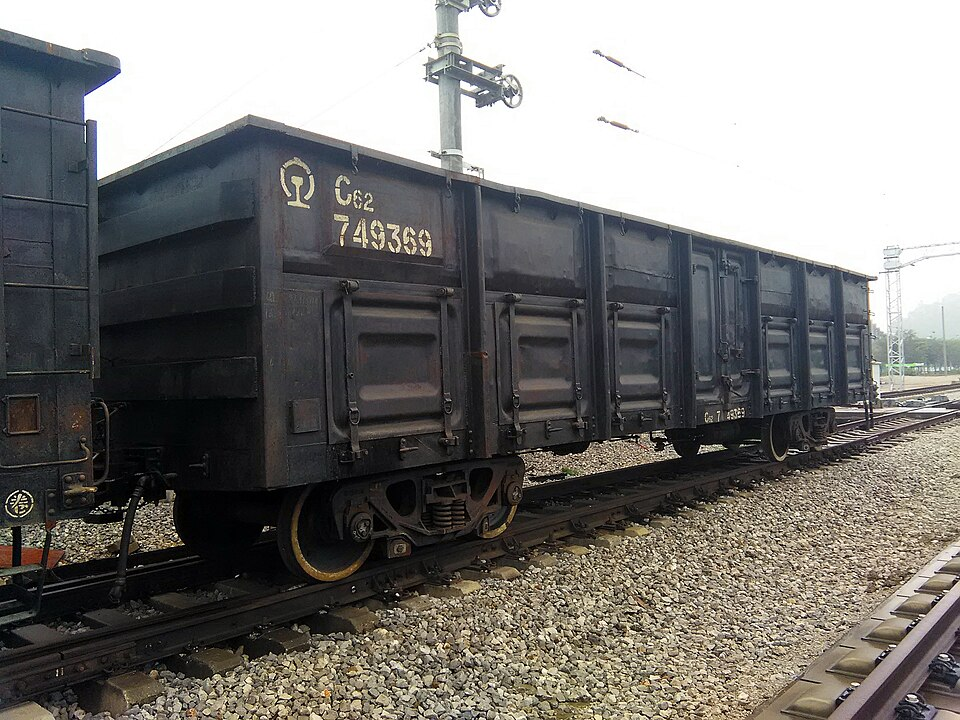
#> input picture vibeknow/china-rail-atlas/_dev/ref/freight-01-01.jpg, 960 x 720 px
$ python -i fetch_refs.py   (imports and definitions only)
#> lines starting #> are read from the running program, lines starting #| are printed output that depends on the picture
# -*- coding: utf-8 -*-
"""按条目从 Wikimedia Commons 抓参考照片，落盘到 _dev/ref/<id>-NN.jpg。

用法：
    python _dev/fetch_refs.py            # 增量（已存在的跳过）
    python _dev/fetch_refs.py --force    # 重下全部
    python _dev/fetch_refs.py --only loco-01,pax-04

产出：
    _dev/ref/<id>-01.jpg ...            参考照片
    _dev/ref/_meta.json                 每张的来源页 / 许可 / 作者 / 原标题
"""
import json, os, re, sys, time, html, argparse
import requests

# [1 line not run here, left out]

ROOT = os.path.dirname(os.path.dirname(os.path.abspath(__file__)))
REF_DIR = os.path.join(ROOT, "_dev", "ref")
META_PATH = os.path.join(REF_DIR, "_meta.json")

UA = "ChinaRailAtlas/1.0 (reference image collection for an educational rail atlas; contact via GitHub issue)"
API = "https://commons.wikimedia.org/w/api.php"
# [1 line that did not run here, left out]
# [1 line not run here, left out]

WANT = 3           # 每个条目目标张数
THUMB_W = 900      # 抓取宽度

# ---------------- 通用排除规则（对这些照片一概不要） ----------------
EXCLUDE_ANY = [
    "interior", "inside", "nameplate", "plate detail", "builder", "works plate",
    "logo", "emblem", "sign ", " sign", "signage", "poster", "diagram", "map",
    "ticket", "timetable", "chart", "graph", "logo of", "flag of",
    "driver", "cab view", "controller", "throttle", "cockpit", "console",
    "toilet", "lavatory", "washroom", "berth interior", "kitchen", "dining room",
    "seats on", "seat map", "seat plan", "air conditioning", "air conditioner",
    "bogie detail", "coupler", "buckeye", "pantograph detail", "roof detail",
    "wreck", "derail", "accident", "scrap", "scrapyard", "cutting up",
    "scale model", "model train", "toy", " miniature", "lego",
    "cartoon", "postcard", "stamp", "banknote", "coin", "cover of",
    "night view", "at night", "under construction", "construction site",
]
# 车站排除：只要站房外观，不要站台 / 候车厅 / 地铁
EXCLUDE_STATION = [
    "subway", "metro line", "metro station", "underground station",
    "plan of", "layout", "yard", "locomotive shed", "depot",
    "construction", "demolition",
]
SOFT_STATION = [  # 降权：尽量别用站台/室内视角当主参考
    "platform", "concourse", "waiting", "ticket", "interior", "hall", "inside",
]
PREFER_STATION = ["exterior", "facade", "facade", "front", "building", "station building", "main entrance"]

# ---------------- 逐条检索词 ----------------
# must: 标题里至少含其中一个关键词才算「命中主体」（大小写不敏感）
Q = {
    # 机车
    "loco-01": {"must": ["rocket of china", "longhao", "龙号"], "q": ["China Railways Longhao 龙号 locomotive", "Rocket of China locomotive 1881"]},
    "loco-02": {"must": ["jf", "解放", "jianfang"], "q": ["China Railways JF steam locomotive", "China Railways JF1 解放 locomotive"]},
    "loco-03": {"must": ["qj"], "q": ["China Railways QJ steam locomotive", "China Railways QJ locomotive"]},
    "loco-04": {"must": ["rm ", "rm-", "人民"], "q": ["China Railways RM steam locomotive", "China Railways RM class passenger steam locomotive"]},
    "loco-05": {"must": ["sy", "上游"], "q": ["China Railways SY steam locomotive", "China Railways SY locomotive shunter"]},
    "loco-06": {"must": ["df ", "dongfeng", "东风"], "q": ["China Railways DF diesel locomotive 东风", "China Railways Dongfeng diesel locomotive"]},
    "loco-07": {"must": ["df4", "df4b", "df4d"], "q": ["China Railways DF4B diesel locomotive", "China Railways DF4 diesel locomotive"]},
    "loco-08": {"must": ["df5"], "q": ["China Railways DF5 diesel locomotive", "China Railways DF5 shunting locomotive"]},
    "loco-09": {"must": ["df11"], "q": ["China Railways DF11 diesel locomotive", "China Railways DF11 passenger diesel"]},
    "loco-10": {"must": ["df8b", "df8"], "q": ["China Railways DF8B diesel locomotive", "China Railways DF8B freight locomotive"]},
    "loco-11": {"must": ["ss1", "shaoshan 1"], "q": ["China Railways SS1 electric locomotive", "China Railways Shaoshan 1 electric locomotive"]},
    "loco-12": {"must": ["ss3", "shaoshan 3"], "q": ["China Railways SS3 electric locomotive", "China Railways Shaoshan 3 electric locomotive"]},
    "loco-13": {"must": ["ss4", "shaoshan 4"], "q": ["China Railways SS4 electric locomotive", "China Railways SS4 freight electric locomotive"]},
    "loco-14": {"must": ["ss8", "shaoshan 8"], "q": ["China Railways SS8 electric locomotive", "China Railways Shaoshan 8 electric locomotive"]},
    "loco-15": {"must": ["hxd3", "harmony electric"], "q": ["China Railways HXD3 electric locomotive", "China Railways HXD3 freight locomotive"]},
    "loco-16": {"must": ["hxd3d"], "q": ["China Railways HXD3D electric locomotive", "China Railways HXD3D passenger locomotive"]},
    "loco-17": {"must": ["crh2"], "q": ["CRH2 high speed train", "China Railways CRH2 EMU"]},
    "loco-18": {"must": ["crh380a", "crh380"], "q": ["CRH380A high speed train", "CRH380A EMU China"]},
    "loco-19": {"must": ["cr400af", "cr400"], "q": ["CR400AF Fuxing high speed train", "CR400AF EMU China"]},
    "loco-20": {"must": ["cr200j"], "q": ["CR200J EMU China Railway", "CR200J train"]},
    # 客车
    "pax-01": {"must": ["type 22", "uz22", "yz22", " 22 "], "q": ["China Railways Type 22 coach", "China Railways green train Type 22 coach"]},
    "pax-02": {"must": ["syz", "srz", "double deck", "double-deck", "syw"],
               "q": ["SYZ25B double deck coach", "China Railways SYZ passenger car", "Railroad passenger car of China SRZ25B"]},
    "pax-03": {"must": ["25g"], "q": ["China Railways Type 25G coach", "China Railways 25G passenger coach"]},
    # 行李车（XL25G 主型）：检索词带型号，避免混进 25K / 25T 的行李车与空调机组特写
    "pax-04": {"must": ["xl25g", "luggage van 25g"],
               "q": ["China railway 行李车 XL25G", "China Railways XL25G luggage van"]},
    "pax-05": {"must": ["25k"], "q": ["China Railways Type 25K coach", "China Railways 25K passenger coach"]},
    "pax-06": {"must": ["25t"], "q": ["China Railways Type 25T coach", "China Railways 25T passenger coach"]},
    "pax-07": {"must": ["yw25", "yw ", "hard sleeper", "hard sleeper"], "q": ["China Railways YW25G hard sleeper", "China Railways hard sleeper coach YW"]},
    "pax-08": {"must": ["rw25", "rw ", "soft sleeper"], "q": ["China Railways RW25T soft sleeper", "China Railways soft sleeper coach RW"]},
    "pax-09": {"must": ["ca25", "dining car", "restaurant car"], "q": ["China Railways dining car coach", "China Railways CA25 dining car"]},
    "pax-10": {"must": ["kd25", "power car", "generator car"], "q": ["China Railways KD25K power car", "China Railways generator coach air conditioning"]},
    # 货车
    "freight-01": {"must": ["c62"], "q": ["China Railways C62 gondola car", "China Railways C62 wagon"]},
    "freight-02": {"must": ["*"], "q": ["China Railways tank wagon"]},   # G60 无存图，取国产罐车同类
    "freight-03": {"must": ["n17", "flatcar", "flat wagon"], "q": ["China Railways N17 flatcar", "China Railways flat wagon N17"]},
    "freight-04": {"must": ["k18", "c80", "km70", "coal hopper"], "q": ["China Railways K18 hopper car", "China Railways C80 coal hopper"]},
    "freight-05": {"must": ["c64"], "q": ["China Railways C64 gondola car", "China Railways C64 wagon"]},
    "freight-06": {"must": ["pb ", "pb7", "p70", "p64", "boxcar"], "q": ["China railways PB wagon", "China Railways boxcar covered"]},  # P64 无存图，取 PB/P70 同类
    "freight-07": {"must": ["x2k", "x6b", "x70", "container"], "q": ["China Railways container wagon", "container flat car China railway"]},
    "freight-08": {"must": ["c70"], "q": ["China Railways C70 gondola car", "China Railways C70 wagon"]},
    "freight-09": {"must": ["p70"], "q": ["China Railways P70 boxcar", "China Railways covered wagon P70"]},
    "freight-10": {"must": ["dq45", "dk36", "dq ", "schnabel", "d26"],
                   "q": ["China Railways DQ45 schnabel", "China railways DK36 heavy duty"]},  # D26 无存图，取 DQ45/DK36 同类长大货物车
    # 车站（检索词保持简短，外观/站台交给评分规则区分）
    "station-01": {"must": ["harbin"], "q": ["Harbin railway station"]},
    "station-02": {"must": ["zhengzhou railway station"], "q": ["Zhengzhou railway station"]},
    "station-03": {"must": ["qinglongqiao", "qing long qiao"], "q": ["Qinglongqiao railway station"]},
    "station-04": {"must": ["beijing railway station", "beijing station"], "q": ["Beijing railway station"]},
    "station-05": {"must": ["guangzhou"], "q": ["Guangzhou railway station"]},
    "station-06": {"must": ["shanghai railway station", "shanghai station"], "q": ["Shanghai railway station"]},
    "station-07": {"must": ["lhasa"], "q": ["Lhasa railway station"]},
    "station-08": {"must": ["beijing south"], "q": ["Beijing South railway station"]},
    "station-09": {"must": ["wuhan railway station", "wuhan station"], "q": ["Wuhan railway station"]},
    "station-10": {"must": ["hongqiao"], "q": ["Shanghai Hongqiao railway station"]},
    # 封面（cover-loco / cover-freight 在 Commons 无合适整排图，改用条目参考图组合）
    "cover-pax": {"must": ["coach", "passenger"], "q": ["China Railways passenger coaches row", "Chinese railway passenger train coaches"]},
    "cover-station": {"must": ["station"], "q": ["China railway station buildings", "Chinese railway station architecture"]},
}

ITEM_WANT = {"cover-loco": 2, "cover-pax": 2, "cover-freight": 2, "cover-station": 2}


# [109 lines left out: functions _retry, search, clean_html, pick, download, not called in this run]


def quality_gate(path):
    """清晰度 / 亮度把关：运动模糊、过暗过曝的照片不能当参考。返回 (ok, 原因)。"""
#> called with path = 'ref/freight-01-01.jpg'
    from PIL import Image, ImageFilter
    try:
        im = Image.open(path)
#> im is the input picture: PIL image 960x720 RGB; mean R, G, B 122.1, 120.4, 117.6
        im = im.convert("L")
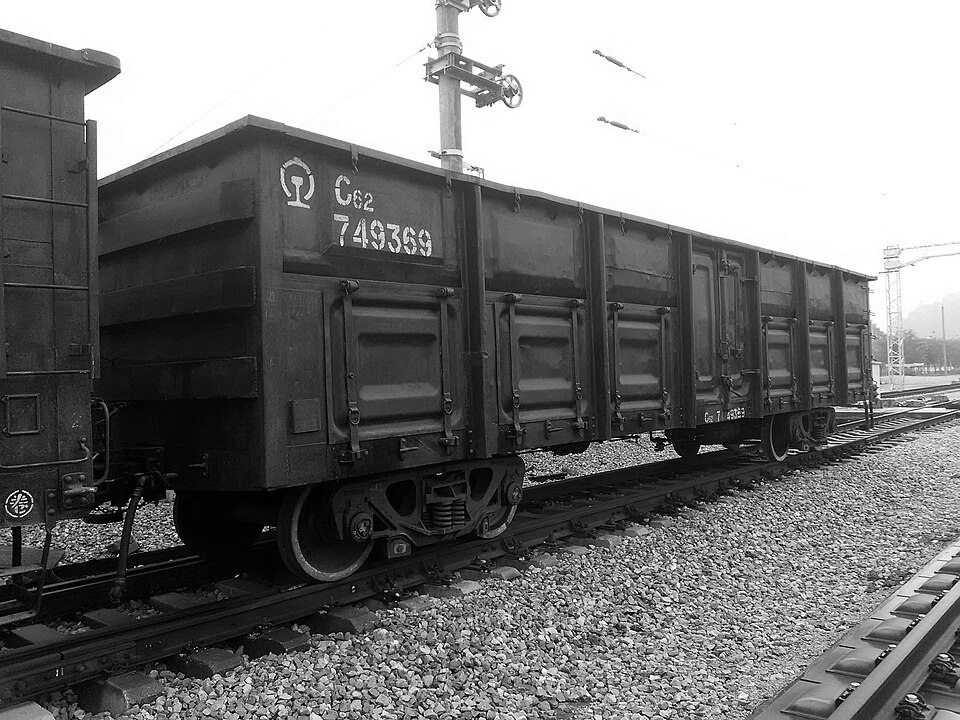
#> im: PIL image 960x720 L; min 0, max 255, mean 120.6
        w0, h0 = im.size
#> w0 = 960; h0 = 720
        nw = 480
        im = im.resize((nw, max(1, int(h0 * nw / w0))))
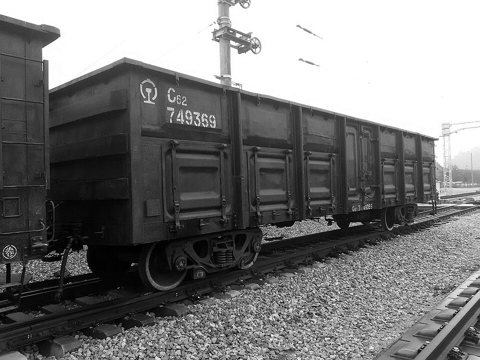
#> im: PIL image 480x360 L; min 0, max 255, mean 120.6
        mean = sum(im.getdata()) / (im.size[0] * im.size[1])
#> mean = 120.6
        lap = im.filter(ImageFilter.Kernel((3, 3),
              [0, 1, 0, 1, -4, 1, 0, 1, 0], 1, 0))
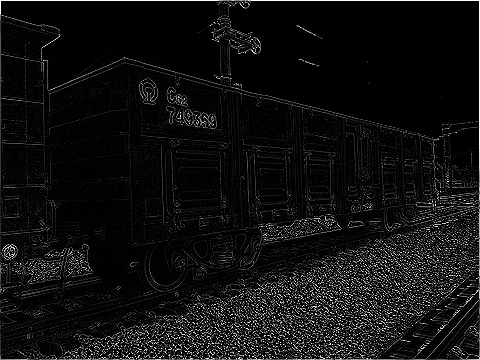
#> lap: PIL image 480x360 L; min 0, max 255, mean 16.1
        px = list(lap.getdata())
#> px = 172800 items
        m = sum(px) / len(px)
#> m = 16.07
        var = sum((p - m) ** 2 for p in px) / len(px)
#> var = 1655.4
    except Exception as e:
        return False, "read fail %s" % e
    if mean < 20:
        return False, "too dark (mean %.0f)" % mean
    if mean > 246:
        return False, "too bright (mean %.0f)" % mean
    if var < 90:
        return False, "blurry (lapvar %.0f)" % var
    return True, "lapvar %.0f mean %.0f" % (var, mean)


# [86 lines left out: function main, not called in this run]


# [2 lines not run here, left out]

>>> result = quality_gate('ref/freight-01-01.jpg')
#> result = (True, 'lapvar 1655 mean 121')
